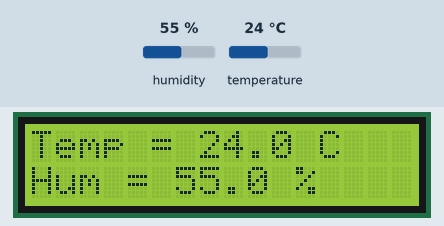
Bench run of a program on a simulated Raspberry Pi (BCM pin numbers). Parts: 16×2 character LCD. The test bench sets the inputs (shaded band); at power-on: humidity 55 %, temperature 24 °C.

Above: at 1.2 s.
1.3 s: humidity set to 22 %
At 4.2 s:
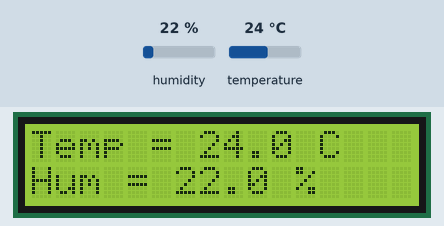
4.7 s: temperature set to 12 °C
At 7.0 s:
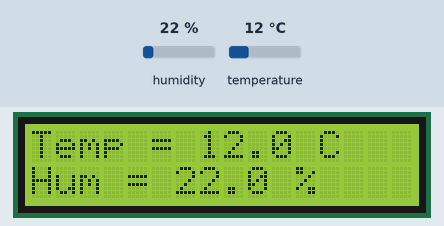
8.1 s: humidity set to 40 %
At 8.6 s:
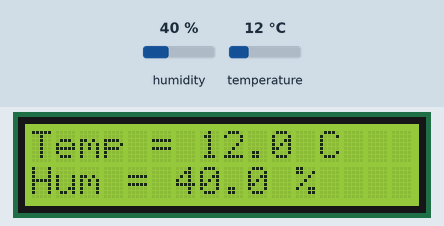
11.5 s: temperature set to 19 °C
At 14.2 s:
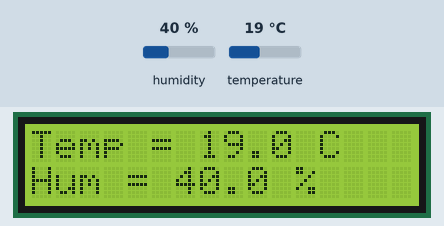
Timing chart, 0 to 15.7 s (numbered marks = the images above; inputs shaded):
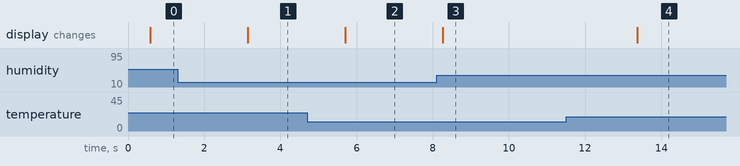

Measured:
- after the input at 1.3 s, the display: changes after 1.8 s (image 1)
- after the input at 4.7 s, the display: changes after 1.0 s (image 2)
- after the input at 8.1 s, the display: changes after 0.16 s (image 3)
- after the input at 11.5 s, the display: changes after 1.9 s (image 4)

The program:

lcd_dht.py
```python
from Adafruit_CharLCD import Adafruit_CharLCD   # Importing Adafruit library for LCD
import Adafruit_DHT
import time

DHT_SENSOR = Adafruit_DHT.DHT11
DHT_PIN = 4

lcd = Adafruit_CharLCD(rs=26, en=19, d4=13, d5=6, d6=5, d7=21, cols=16, lines=2)
lcd.clear()


while True:
    humidity, temperature = Adafruit_DHT.read(DHT_SENSOR, DHT_PIN)
    if humidity is not None and temperature is not None:
         lcd.clear() #Clear the LCD screen
         lcd.message ('Temp = %.1f C' % temperature)  # Display the value of temperature
         lcd.message ('\nHum = %.1f %%' % humidity)   #Display the value of Humidity
         time.sleep(2)  #Wait for 2 sec then update the values
```
